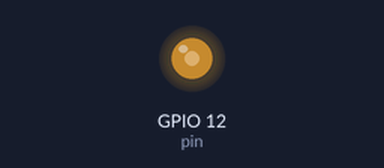
Simulated run of this program. Board: Raspberry Pi (BCM pin numbers). Shown: output pins drawn as LEDs (lit = HIGH). At 20.0 s the program stops and its outputs stay as they are.

Above: at 0.1 s.
At 20.1 s:
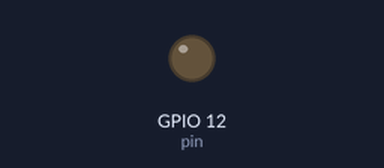
Timing chart, 0 to 21.5 s (numbered marks = the images above):
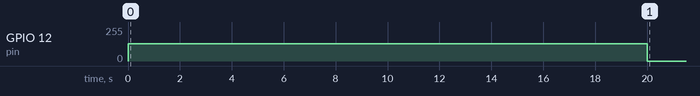

Measured:
- by itself, GPIO 12 (pin): 0/255 → 128/255 at 0.00 s, → 0/255 20.0 s later

The program:

piezo_buzzer.py
```python
import RPi.GPIO as GPIO
import time
pin=12
GPIO.setmode(GPIO.BCM)
GPIO.setup(pin, GPIO.OUT)
pwm=GPIO.PWM(pin,262)
pwm.start(50)
time.sleep(20)
pwm.ChangeDutyCycle(0)
pwm.stop()
GPIO.cleanup()
```
